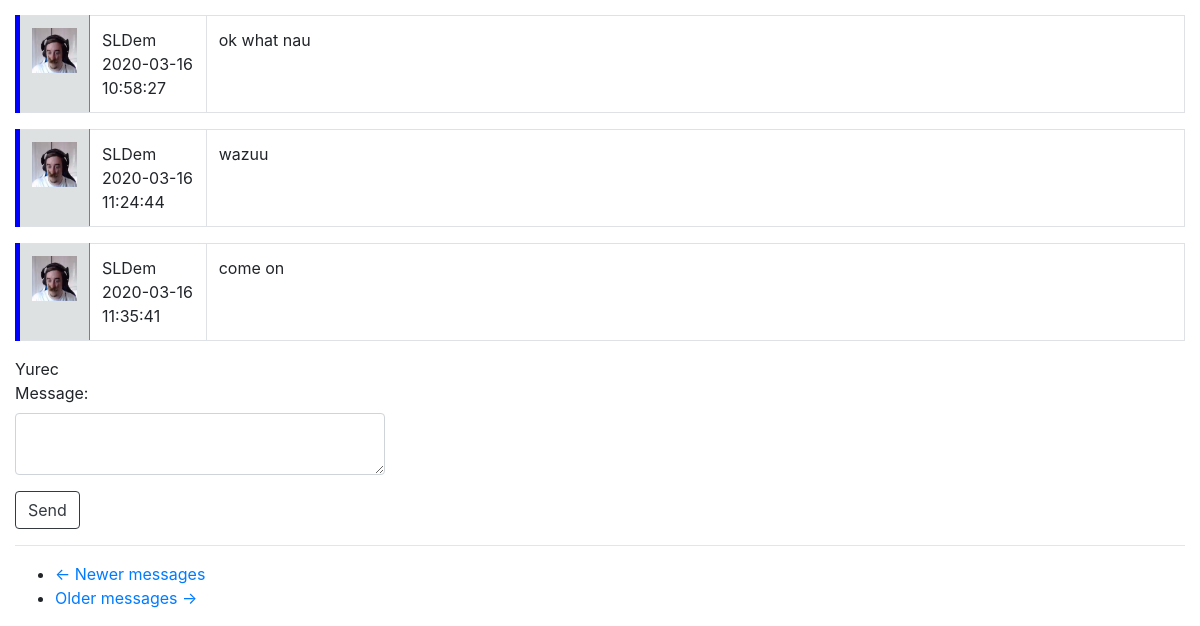
The app's page /private_messages/Yurec (signed in, lower part), older data.
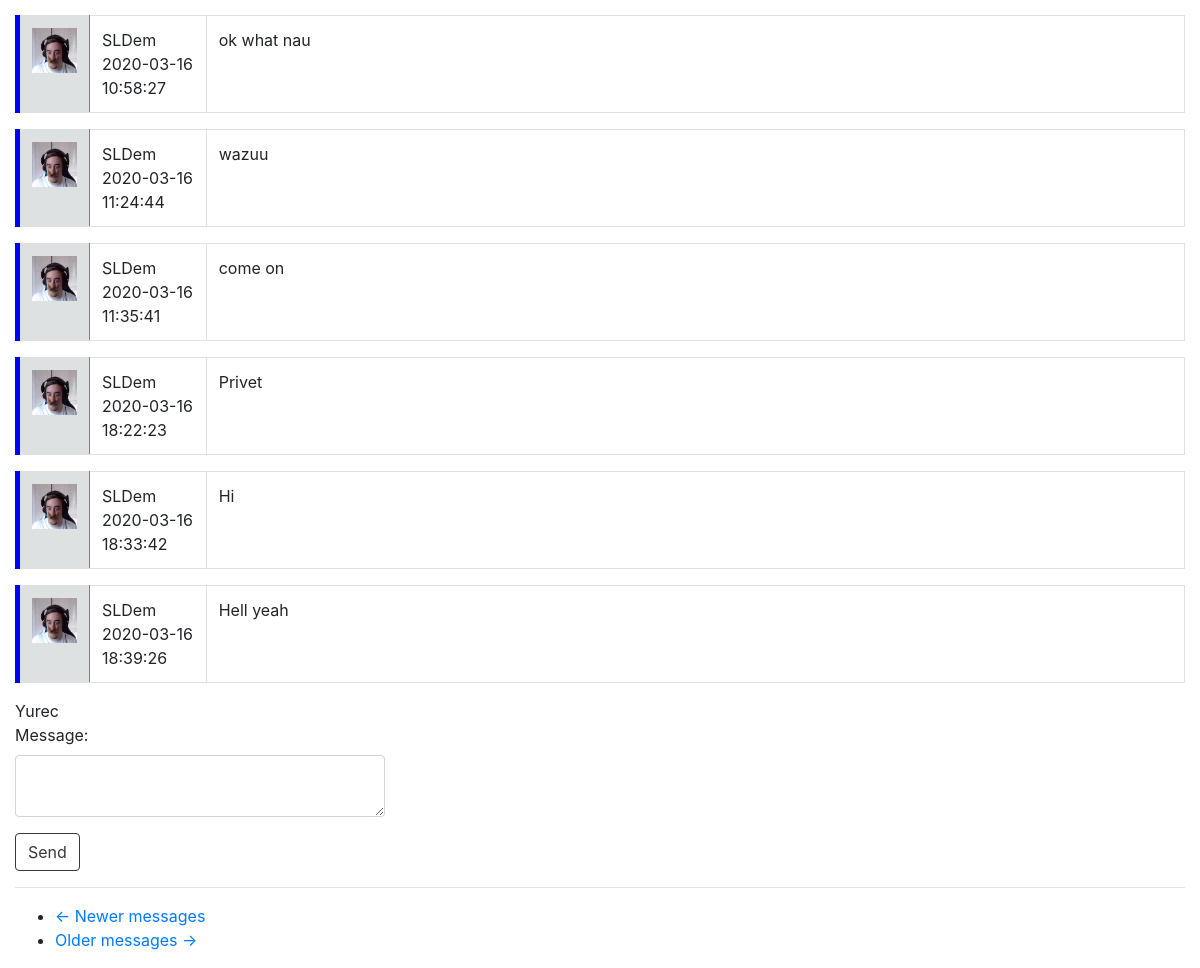
The same page, newer data.
### app/models.py (models this page shows, shortened)
class Message(db.Model):
    id = db.Column(db.Integer, primary_key=True)
    sender_id = db.Column(db.Integer, db.ForeignKey('user.id'))
    recipient_id = db.Column(db.Integer, db.ForeignKey('user.id'))
    body = db.Column(db.String(140))
    timestamp = db.Column(db.DateTime, index=True, default=datetime.utcnow)

class User(UserMixin, db.Model):
    id = db.Column(db.Integer, primary_key=True)
    username = db.Column(db.String(64), index=True, unique=True)
    email = db.Column(db.String(124), index=True, unique=True)
    password_hash = db.Column(db.String(128))
    about_me = db.Column(db.String(1024))
    last_seen = db.Column(db.DateTime, default=datetime.utcnow())
    avatar_set = db.Column(db.Boolean, default=False)
    posts = db.relationship("Post", backref='author', lazy='dynamic')
    comments = db.relationship("Comment", backref='commenter', lazy='dynamic')
    followed = db.relationship(
        'User', secondary=followers,
        primaryjoin=(followers.c.follower_id == id),
        secondaryjoin=(followers.c.followed_id == id),
        backref=db.backref('followers', lazy='dynamic'), lazy='dynamic')
    liked = db.relationship(
        'PostLike',
        foreign_keys='PostLike.user_id',
        backref='user', lazy='dynamic')
    comment_liked = db.relationship(
        'CommentLike',
        foreign_keys='CommentLike.user_id',
        backref='user', lazy='dynamic')
    messages_sent = db.relationship(
        'Message',
        foreign_keys='Message.sender_id',
        backref='author', lazy='dynamic')
    messages_received = db.relationship(
        'Message',
        foreign_keys='Message.recipient_id',
        backref='recipient', lazy='dynamic')

### app/routes.py (the view, shortened to what this page needs)
@login_required
@app.route('/private_messages/<recipient>', methods=['POST', 'GET'])
def private_messages(recipient):
    recipient = User.query.filter_by(username=recipient).first_or_404()
    page = request.args.get('page', 1, type=int)
    received_messages = current_user.messages_received.filter_by(author=recipient)
    sent_messages = current_user.messages_sent.filter_by(recipient=recipient)
    messages = received_messages.union(sent_messages).order_by(Message.timestamp).paginate(page, 150, False)
    next_url = url_for('private_messages', page=messages.next_num) if messages.has_next else None
    prev_url = url_for('private_messages', page=messages.prev_num) if messages.has_prev else None
    form = MessageForm()
    return render_template('private_messages.html', title='Private Messages', recipient=recipient, form=form,
                           messages=messages.items, next_url=next_url, prev_url=prev_url)

### app/forms.py
class MessageForm(FlaskForm):
    message = TextAreaField("Message: ", validators=[DataRequired()])
    submit = SubmitField("Send")

### app/models.py (called while the page is built)
@login.user_loader
def load_user(id):
    return User.query.get(int(id))

### app/routes.py (called while the page is built)
@app.before_request
def before_request():
    if current_user.is_authenticated:
        current_user.last_seen = datetime.utcnow()
        db.session.commit()

### app/templates/private_messages.html
{% extends "base.html" %}
{% import "bootstrap/wtf.html" as wtf %}
{% block app_content %}
    {% for message in messages %}
        {% include "_message.html" %}
    {% endfor %}
    {{recipient.username}}
    <div class="row">
        <div class="col-md-4">
            {{ wtf.quick_form(form, button_map={'submit':'btn btn-outline-dark'}) }}
        </div>
    </div>
    <hr>
    <nav aria-label="...">
        <ul class="pager">
            <li class="previous{% if not prev_url %} disabled{% endif %}">
                <a href="{{ prev_url or '#' }}">
                    <span aria-hidden="true">&larr;</span> Newer messages
                </a>
            </li>
            <li class="next{% if not next_url %} disabled{% endif %}">
                <a href="{{ next_url or '#' }}">
                    Older messages <span aria-hidden="true">&rarr;</span>
                </a>
            </li>
        </ul>
    </nav>
{% endblock %}

### app/templates/base.html (shortened to what this page needs)
<!doctype html>
<html>
    <head>
        <link rel="stylesheet" href="https://stackpath.bootstrapcdn.com/bootstrap/4.4.1/css/bootstrap.min.css">
    </head>
    <body>
    </body>
</html>
{% block content %}
    <div class="container-fluid">
        {% block app_content %}{% endblock %}
    </div>
{% endblock %}

### app/templates/_message.html
{% import "bootstrap/wtf.html" as wtf %}
{% block app_content %}
<table class="table table-bordered" style="border-left: 5px solid; border-color: blue;">
    <tr>
        <td width="50px" style="background-color: #DEE1E1; border-right: 1px solid grey;">
            <a href="{{ url_for('user', username=message.author.username) }}">
                {% if message.author.avatar_set %}
                    <img height="45px" width="45px" src="{{ url_for('static', filename=message.author.username + '.jpg') }}">
                {% else %}
                    <img style="border-style: solid; border-radius: 10%; border-color: black; border-width: 1px; background-color: white;" src="{{ avatars.robohash(message.author.username, size='45') }}" />
                {% endif %}
            </a>
        </td>
        <td width="10%">{{message.author.username}} {{message.timestamp.replace(microsecond=0)}}</td>
        <td>{{message.body}}</td>
    </tr>
</table>
{% endblock %}

Row changes from the older to the newer data that the page shows:
added Message: username (picture), author.username "SLDem", timestamp.replace "2020-03-16 18:22:23", body "Privet"
added Message: username (picture), author.username "SLDem", timestamp.replace "2020-03-16 18:33:42", body "Hi"
added Message: username (picture), author.username "SLDem", timestamp.replace "2020-03-16 18:39:26", body "Hell yeah"
